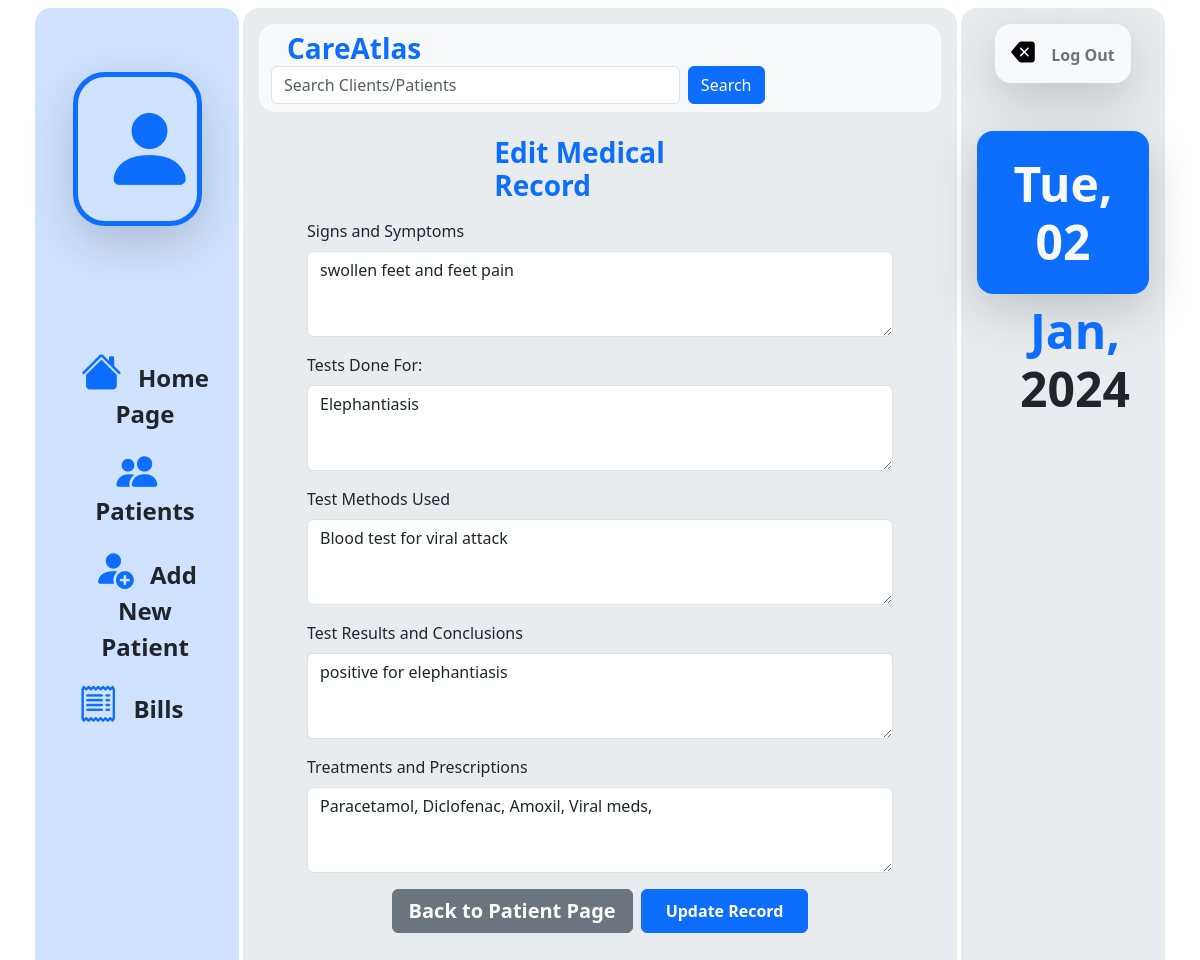
/base/edit_patient_record/7/34, run on an earlier commit of the app's database.
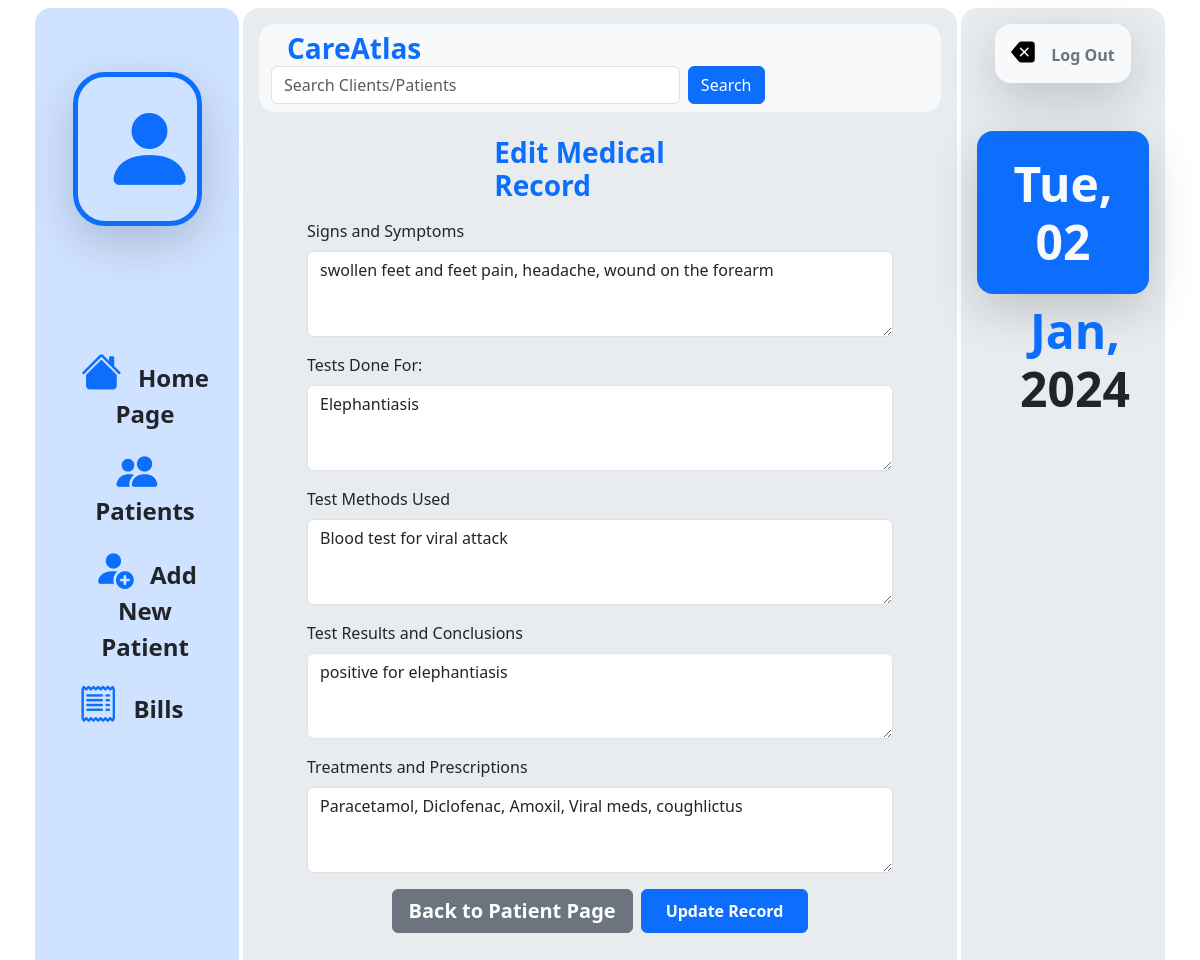
And on a later commit of the database.
### base/models.py (models this page shows, shortened)
class PatientRecord(models.Model):
    patient = models.ForeignKey(Patient, on_delete=models.CASCADE)
    doctor = models.ForeignKey(User, on_delete=models.SET_NULL, null=True)
    date_added = models.DateField(auto_now_add=True)
    time_added = models.TimeField(auto_now_add=True)
    signs_and_symptoms = models.TextField(blank=False)
    tests_for = models.TextField(null=True)
    test_methods = models.TextField(null=True)
    test_results = models.TextField(null=True)
    prescriptions = models.TextField(blank=False)

### base/views.py (the view)
# urls.py: path('base/edit_patient_record/<int:patient_id>/<int:record_id>', base_views.edit_patient_record_page, name='edit-patient-record'),
def edit_patient_record_page(request, patient_id, record_id):
    record = PatientRecord.objects.get(id=record_id)
    if request.method == "POST":
        signs_and_symptoms = ", ".join(request.POST["signs_and_symptoms"].split("\r\n"))
        tests_for = ", ".join(request.POST["tests_for"].split("\r\n"))
        test_methods = ", ".join(request.POST["test_methods"].split("\r\n"))
        test_results = ", ".join(request.POST["test_results"].split("\r\n"))
        prescriptions = ", ".join(request.POST["prescriptions"].split("\r\n"))
        if tests_for=="":
            test_for = None
        if test_methods=="":
            test_methods=None
        record.signs_and_symptoms = signs_and_symptoms
        record.tests_for = tests_for
        record.test_methods = test_methods
        record.test_results = test_results
        record.prescriptions = prescriptions
        record.save()
        messages.success(request, "Your Record Has Been Updated Successfully")
        redirect_url = reverse('patient-page', args=(patient_id,))
        return redirect(redirect_url)
    else:
        context = {
        "day": date_1[0],
        "day_of_month": date_1[1],
        "month": date_1[2],
        "year": date_1[3].replace(",", ""),
        "date": date,
        "record": record
        }
        return render(request, 'base/edit_medical_record.html', context)

### base/templates/base/edit_medical_record.html (shortened to what this page needs)
{% extends 'base/base.html' %}
{% block content %}
<div class="row mt-4 mb-2">
<div class="col"></div>
<div class="col text-primary justify-content-around m"><h3 class="fw-bold">Edit Medical Record</h3></div>
<div class="col"></div>
</div>
<div class="">
    <form method="POST" action="" class="mx-5">
      <div class="mb-3">
        <label for="sas" class="form-label fw-medium">Signs and Symptoms</label>
        <textarea class="form-control" id="sas" rows="3" name="signs_and_symptoms" placeholder="Enter present signs and symptoms of the patient" required>{{record.signs_and_symptoms}}</textarea>
      </div>
      <div class="mb-3">
        <label for="tdf" class="form-label fw-medium">Tests Done For:</label>
        <textarea class="form-control" id="tdf" rows="3" placeholder="please enter diseases or disorders being tested for based on the signs and symptoms mentioned" name="tests_for">{{record.tests_for}}</textarea>
      </div>
      <div class="mb-3">
        <label for="tmu" class="form-label fw-medium">Test Methods Used</label>
        <textarea class="form-control" id="tmu" rows="3" name="test_methods">{{record.test_methods}}</textarea>
      </div>
      <div class="mb-3">
        <label for="tr" class="form-label fw-medium">Test Results and Conclusions</label>
        <textarea class="form-control" id="tr" rows="3" name="test_results" placeholder="Please Enter Test Results and/or Conclusion from Medical Diagnosis" required>{{record.test_results}}</textarea>
      </div>
      <div class="mb-3">
        <label for="pr" class="form-label fw-medium"> Treatments and Prescriptions</label>
        <textarea class="form-control" id="pr" rows="3" name="prescriptions" placeholder="Please Enter Prescriptions Given To Patient" required>{{record.prescriptions}}</textarea>
      </div>
      <div class="d-flex justify-content-center">
      <a class="btn btn-secondary px-3 fw-bold fs-5" href="{% url 'patient-page' record.patient.id%}" role="button">Back to Patient Page</a>
      <button type="submit" class="btn btn-primary ms-2 px-4 py-2 fw-bold">Update Record</button>
      </div>
    </form>
  </div>
{% endblock content %}

What changed in the data, as far as the page shows it:
changed PatientRecord "Elephantiasis": signs_and_symptoms "swollen feet and feet pain" → "swollen feet and feet pain, headache, wound on the forearm"; prescriptions "Paracetamol, Diclofenac, Amoxil, Viral meds," → "Paracetamol, Diclofenac, Amoxil, Viral meds, coughlictus"
